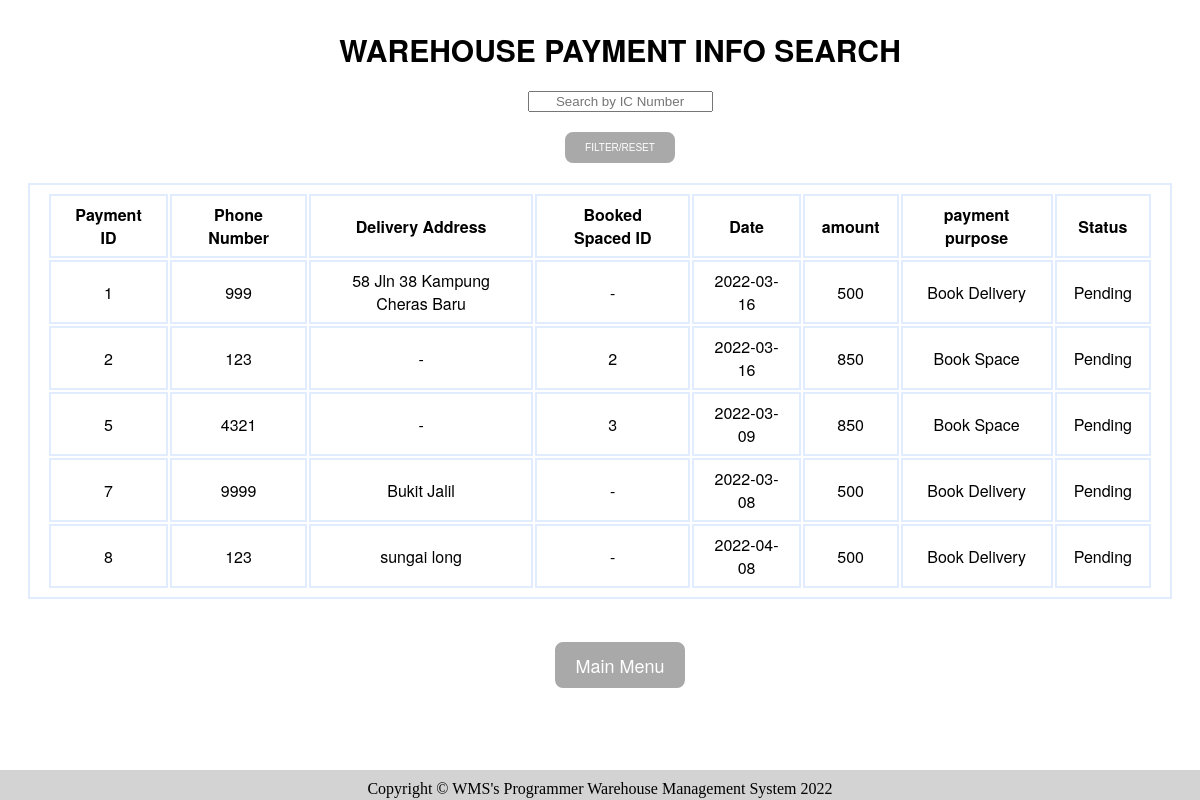
/history.php (signed in), run on the app's committed database.
### tables this page shows
CREATE TABLE `payment_info` (
  `payment_id` int(11) NOT NULL,
  `IC_Number` varchar(255) NOT NULL,
  `Phone_Number` varchar(255) NOT NULL,
  `Delivery_address` varchar(255) NOT NULL,
  `booked_space_id` varchar(11) NOT NULL,
  `date` date NOT NULL,
  `amount` mediumtext NOT NULL,
  `payment_purpose` text NOT NULL,
  `status` text DEFAULT NULL
);

### history.php (the view, shortened to what this page needs)
<?php
 if(isset($_POST['search']))
 {
     $valueToSearch = $_POST['valueToSearch'];
     $query =  "SELECT * FROM payment_info WHERE IC_Number LIKE'%".$valueToSearch."%'";
     $search_result = filterTable($query);
 }
 else {
    $query = "SELECT * FROM payment_info";
    $search_result = filterTable($query);
}
 function filterTable($query)
 {
     include "connect.php";
     $filter_Result = mysqli_query($conn, $query);
     return $filter_Result;
 }
 ?>
 <html>
     <head>
     </head>
     <body>
         <h1>Warehouse Payment Info Search</h1>
         <form action="history.php" method="post">
           <input type="text" name="valueToSearch" placeholder="Search by IC Number" class="searchbox"><br><br>
           <input type="submit" name="search" value="FILTER/RESET" class="button"><br><br>
             <table>
                 <tr>
                 <th>Payment ID</th>
                 <th>Phone Number</th>
                 <th>Delivery Address</th>
                 <th>Booked Spaced ID</th>
                 <th>Date</th>
                 <th>amount</th>
                 <th>payment purpose</th>
                 <th>Status</th>
                 </tr>
        <?php while($row = mysqli_fetch_array($search_result)):?>
                 <tr>
                     <td><?php echo $row['payment_id'];?></td>
                     <td><?php echo $row['Phone_Number'];?></td>
                     <td><?php echo $row['Delivery_address'];?></td>
                     <td><?php echo $row['booked_space_id'];?></td>
                     <td><?php echo $row['date'];?></td>
                     <td><?php echo $row['amount'];?></td>
                     <td><?php echo $row['payment_purpose'];?></td>
                     <td><?php echo $row['status'];?></td>
                 </tr>
                 <?php endwhile;?>
             </table>
         </form>
             <a href="main.php" class="button1">Main Menu</a>
             <div id="footer">
               Copyright © WMS's Programmer Warehouse Management System 2022
             </div>
     </body>
 </html>

### history.php (style rules this page uses)
table,tr,th,td { border: 2.5px solid #e1edff; padding: 7px 17px; text-align: center; font-family: "Helvetica Neue", Helvetica, Arial, sans-serif; }
.searchbox { position: center; text-align: center; margin-left: 40px; }
.button { font-size:10px; text-decoration:none; color:#FFF; border:#FFF 2px solid; padding:10px 20px; border-radius:10px; position:center; background:darkgrey; margin-right:0px; margin-left: 40px; }
h1 { text-align: center; text-transform: uppercase; font-size: 30px; margin-left: 40px; font-family: "Helvetica Neue", Helvetica, Arial, sans-serif; }
body { background-size:cover; background-position:center; display:flex; flex-direction:column; justify-content:center; align-items:center; text-align:center; padding:0 20px; }
.button1 { font-size:18px; text-decoration:none; color:#FFF; border:#FFF 2px solid; padding:10px 20px; border-radius:10px; margin-top:25px; margin-bottom:15px; margin-left: 40px; bottom: auto; background-color: darkgrey; font-family: "Helvetica Neue", Helvetica, Arial, sans-serif; }
#footer { position: fixed; padding: 10px 10px 0px 10px; bottom: 0; width: 100%; height: 20px; background: lightgrey; text-align:center; }

### data on the page
payment_info: payment_id "1", Phone_Number "999", Delivery_address "58 Jln 38 Kampung Cheras Baru", booked_space "-", date "2022-03-16", amount "500", payment_purpose "Book Delivery", status "Pending"
payment_info: payment_id "2", Phone_Number "123", Delivery_address "-", booked_space "2", date "2022-03-16", amount "850", payment_purpose "Book Space", status "Pending"
payment_info: payment_id "5", Phone_Number "4321", Delivery_address "-", booked_space "3", date "2022-03-09", amount "850", payment_purpose "Book Space", status "Pending"
payment_info: payment_id "7", Phone_Number "9999", Delivery_address "Bukit Jalil", booked_space "-", date "2022-03-08", amount "500", payment_purpose "Book Delivery", status "Pending"
payment_info: payment_id "8", Phone_Number "123", Delivery_address "sungai long", booked_space "-", date "2022-04-08", amount "500", payment_purpose "Book Delivery", status "Pending"
